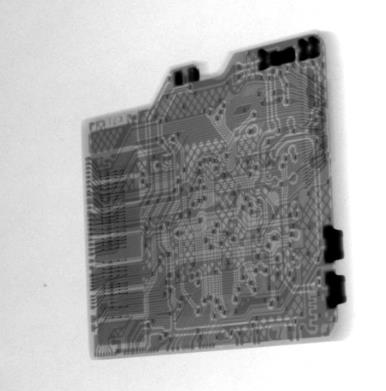
#> input picture testOpenCV/chapter3_ImageProcess/test2.jpg, 386 x 391 px
$ python AdjustImage.py   (older library calls are emulated)
#> lines starting #> are read from the running program, lines starting #| are printed output that depends on the picture; after the words box and inside, x2 and y2 are one past the last pixel; in counts of white or black regions, pixels touching at a corner belong together
from imutils.perspective import four_point_transform
from imutils import contours
import numpy as np
import argparse
import imutils
import cv2

ANSWER_KEY = {0:1,1:4,2:0,3:3,4:1}

image = cv2.imread("test2.jpg")
#> image is the input picture: shape (391, 386, 3); min 0, max 255, mean 172.9

gray = cv2.cvtColor(image, cv2.COLOR_BGR2GRAY)
cv2.imwrite("test2_gray.jpg", gray)
blurred = cv2.GaussianBlur(gray, (3,3),0)
cv2.imwrite("test2_blurred.jpg", blurred)
edged = cv2.Canny(blurred,75,200)
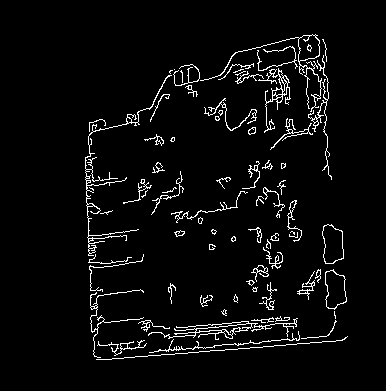
#> edged: shape (391, 386); 4.2% white in thin lines or dots, all inside (x1, y1, x2, y2) = (85, 34, 348, 360)
cv2.imwrite("test2_edged.jpg", edged)
cnts,hier = cv2.findContours(edged.copy(), cv2.RETR_EXTERNAL, cv2.CHAIN_APPROX_SIMPLE)
#> cnts = 75 contours, 46 with area under 20; largest, box (x1, y1, x2, y2) and area: (322, 224, 344, 264) 648, (325, 269, 347, 310) 621, (200, 34, 322, 112) 526, (148, 318, 298, 340) 344, (258, 68, 291, 133) 301
print(len(cnts))
#| 75
'''
if imutils.is_cv2():
    print("111")
    cnts = cnts[0]
else:
    print("222")
    cnts = cnts[1]
'''
docCnt =None

if len(cnts) > 0:
    cnts = sorted(cnts, key=cv2.contourArea, reverse=True)
    print("len:%d" % len(cnts))
#| len:75
    i = 0
    for c in cnts:
        peri = cv2.arcLength(c, True)
        print("peri:",peri)
        approx = cv2.approxPolyDP(c, 0.02 * peri, True)
        print("len(approx):",len(approx))
        if len(approx) == 4:
            docCnt = approx
            paper = four_point_transform(image, docCnt.reshape(4, 2))
            warped = four_point_transform(gray, docCnt.reshape(4, 2))
            # cv2.imshow("original", image)
            # cv2.imshow("Exam", paper)

            cv2.imwrite("test2_image%d.jpg" % (i,), image)
            cv2.imwrite("test2_paper%d.jpg" % (i,), paper)
            cv2.imwrite("test2_warped%d.jpg" % (i,), warped)
            i+=1
            continue
#> this loop made 75 passes
#> (peri, docCnt, i) on passes 15, 54: (426.2, [[299, 335], [172, 350], [173, 339], [149, 352]], 1), (92.53, [[336, 321], [326, 336], [301, 338], [326, 336]], 2)
#> peri on passes 1, 2, 3, 5, 6, 7: 111.9, 112.4, 708.7, 452, 1261.5, 538.7
#> (printed output is left out)
#> after the loop, i = 2


cv2.waitKey(0)

$ run again, with testOpenCV/chapter3_ImageProcess/test4.jpg copied over testOpenCV/chapter3_ImageProcess/test2.jpg
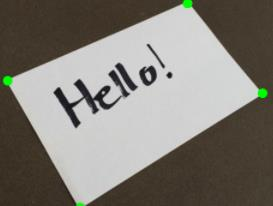
#> input picture testOpenCV/chapter3_ImageProcess/test4.jpg, 273 x 206 px
#> image is the input picture: shape (206, 273, 3); mean B, G, R 118, 125.3, 129.3
#> `blurred = cv2.GaussianBlur(gray, (3,3),0)`:
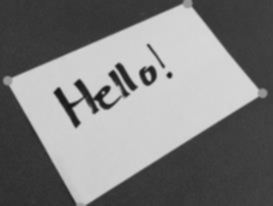
#> blurred: shape (206, 273); min 23, max 216, mean 125.8
#> `edged = cv2.Canny(blurred,75,200)`:
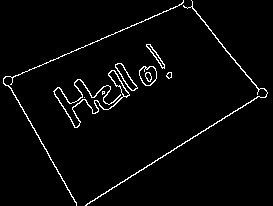
#> edged: shape (206, 273); 3.1% white in thin lines or dots
#> cnts = 9 contours, 2 with area under 20; largest, box (x1, y1, x2, y2) and area: (53, 70, 130, 128) 314, (139, 66, 157, 86) 260, (115, 63, 138, 91) 212, (85, 0, 268, 206) 182, (3, 0, 184, 206) 120, (146, 44, 165, 69) 97, (166, 72, 172, 79) 24
#| 9
#| len:9
#> the loop `for c in cnts:` made 9 passes
#> (peri, docCnt, i) on passes 4 to 5: (749.6, [[191, 0], [266, 95], [85, 205], [266, 96]], 1), (759.3, [[183, 0], [3, 78], [76, 205], [3, 79]], 2)
#> (printed output is left out)
#> after the loop `for c in cnts:`: i = 2
